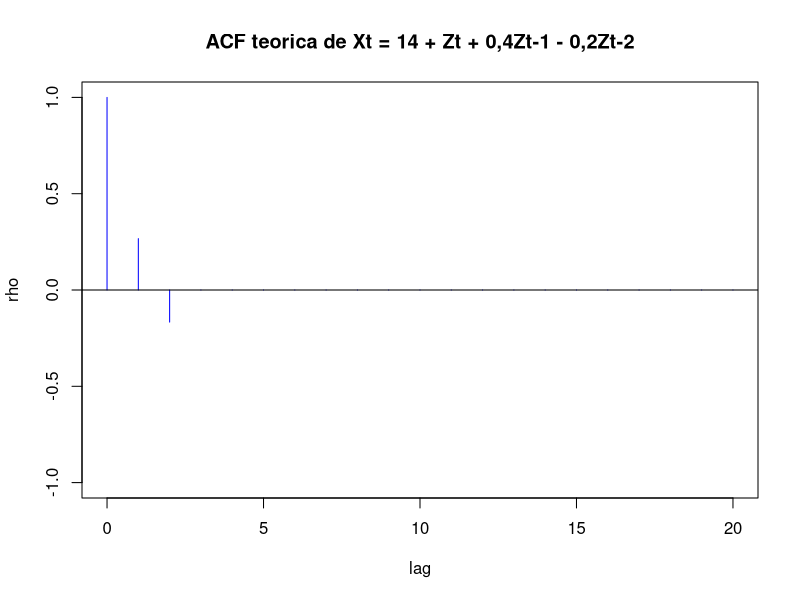
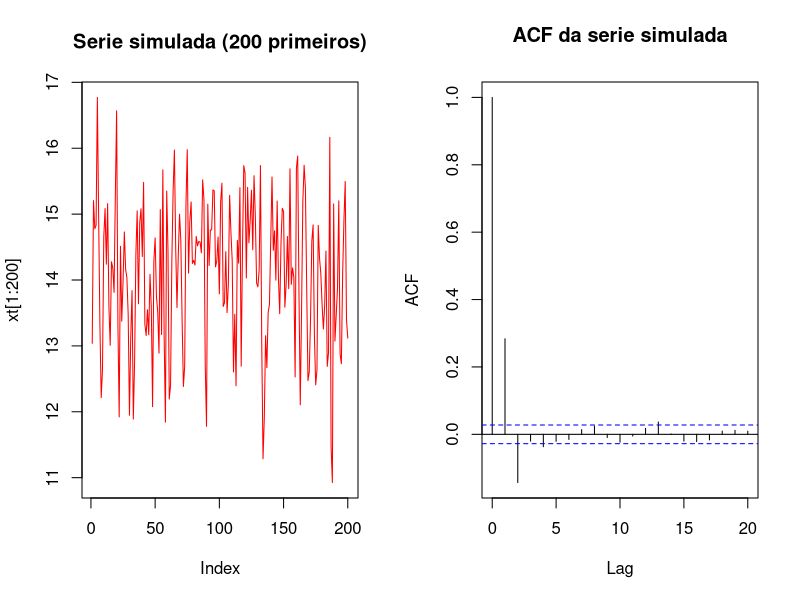

Source code (R) for these figures, in order:
# =====================================================================
# 3o TRABALHO PRATICO - HIDROLOGIA ESTOCASTICA (EHR806)
# QUESTAO 9 - Determinar a ACF de  Xt = 14 + Zt + 0,4 Zt-1 - 0,2 Zt-2
# =====================================================================
library(tseries)
graphics.off()
set.seed(13679821)       # semente do professor (Aulas/09/ProcEstocasticos.r)

# ---------------------------------------------------------------------
# PARTE 1 - ACF TEORICA (e a resposta da questao)
# O 14 e so uma constante (mu): NAO entra na ACF. Fica um MA(2):
#   Xt = Zt + beta1*Zt-1 + beta2*Zt-2  com beta0 = 1
# ---------------------------------------------------------------------
beta <- c(1, 0.4, -0.2)            # beta0, beta1, beta2
q <- 2
soma <- sum(beta^2)                # 1 + 0,16 + 0,04 = 1,2  (e o "rho(0)" sem dividir)
cat("soma dos beta^2 =", soma, "\n")

rho <- numeric(21)                 # lags 0 a 20
rho[1] <- 1                        # rho(0) = 1
for (k in 1:20) {
  if (k <= q) {
    rho[k+1] <- sum(beta[1:(q-k+1)] * beta[(1+k):(q+1)]) / soma
  } else {
    rho[k+1] <- 0                  # depois do lag q, zero (corta)
  }
}
cat("rho(1) =", round(rho[2], 4), "  (= 0,32/1,2)\n")
cat("rho(2) =", round(rho[3], 4), "  (= -0,2/1,2)\n")
cat("rho(k>=3) =", rho[4:6], "\n")

lag <- 0:20
plot(lag, rho, type = "h", col = "blue", ylim = c(-1, 1),
     main = "ACF teorica de Xt = 14 + Zt + 0,4Zt-1 - 0,2Zt-2")
abline(h = 0)

# ---------------------------------------------------------------------
# PARTE 2 - CONFERENCIA POR SIMULACAO (como no 00-MA.R do professor)
# Se a teoria estiver certa, a ACF da serie simulada fica parecida.
# ---------------------------------------------------------------------
n <- 5000
zt <- rnorm(n + 2, 0, 1)           # os choques Z (ruido branco)
xt <- numeric(n)
for (i in 1:n) {
  xt[i] <- 14 + zt[i+2] + 0.4*zt[i+1] - 0.2*zt[i]   # a formula do enunciado
}
cat("media da serie simulada =", round(mean(xt), 3), "(deve ser perto de 14)\n")
a <- acf(xt, lag.max = 20, plot = FALSE)
cat("ACF simulada lag 1 a 3:", round(a$acf[2:4], 3), "\n")
par(mfrow = c(1, 2))
plot(xt[1:200], type = "l", col = "red", main = "Serie simulada (200 primeiros)")
acf(xt, type = "correlation", lag.max = 20, main = "ACF da serie simulada")
par(mfrow = c(1, 1))
